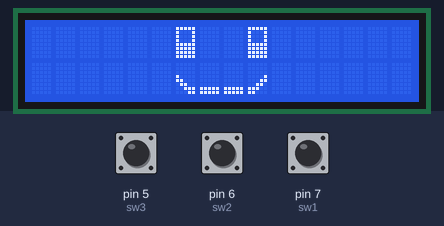
The sketch below on a simulated Arduino Uno, built with avr-gcc and run on an emulated ATmega328P. Parts: 16×2 character LCD. The inputs (shaded band) are chosen by the test bench; at power-on: pin 7 (sw1) LOW, pin 5 (sw3) LOW, pin 6 (sw2) LOW.

Above: at 1.2 s.
1.3 s: pin 7 (sw1) pulled HIGH for 0.15 s
At 1.54 s:
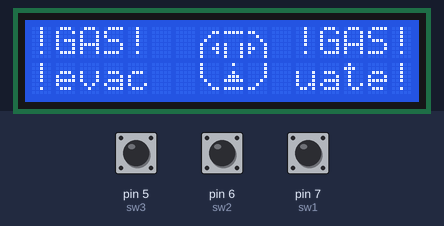
3.5 s: pin 5 (sw3) pulled HIGH for 0.15 s
At 3.64 s:
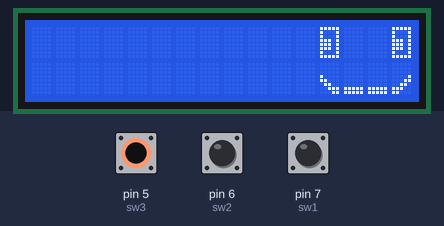
5.1 s: pin 6 (sw2) pulled HIGH for 3.2 s
At 7.0 s:
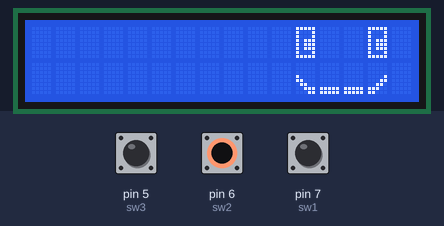
9.8 s: pin 7 (sw1) pulled HIGH for 3.2 s
At 10.43 s:
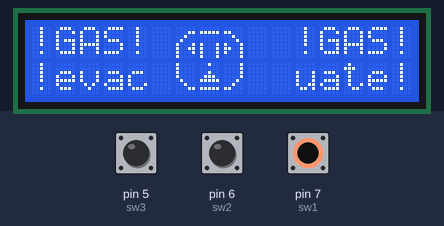
Timing chart, 0 to 12.8 s (numbered marks = the images above; inputs shaded):
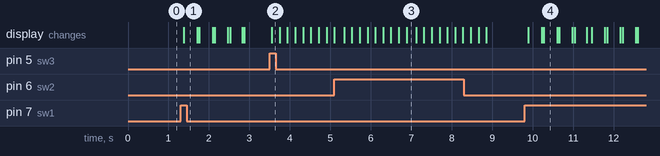

The sketch:

lcdi2ctest.ino
```cpp
#include<Wire.h>
#include<LiquidCrystal_I2C.h>
LiquidCrystal_I2C lcd(0x27, 16, 2);

int sw1 = 7;
int sw2 = 6;
int sw3 = 5;

int x = 150;
byte gas1[8] = {
  0b00000,
  0b00011,
  0b00100,
  0b01000,
  0b10001,
  0b10011,
  0b10001,
  0b10000
};
byte gas2[8] = {
  0b00000,
  0b11111,
  0b00000,
  0b00000,
  0b10001,
  0b10001,
  0b10001,
  0b10001
};
byte gas3[8] = {
  0b00000,
  0b11000,
  0b00100,
  0b00010,
  0b10001,
  0b11001,
  0b10001,
  0b00001
};
byte gas4[8] = {
  0b10000,
  0b10000,
  0b10000,
  0b10000,
  0b01000,
  0b00100,
  0b00011,
  0b00000
};
byte gas5[8] = {
  0b00100,
  0b00000,
  0b00100,
  0b01110,
  0b11111,
  0b00000,
  0b11111,
  0b00000
};
byte gas6[8] = {
  0b00001,
  0b00001,
  0b00001,
  0b00001,
  0b00010,
  0b00100,
  0b11000,
  0b00000
};
byte angry1[8] = {
  0b00000,
  0b00011,
  0b00100,
  0b01000,
  0b10010,
  0b10001,
  0b10000,
  0b10000
};
byte angry2[8] = {
  0b00000,
  0b11111,
  0b00000,
  0b00000,
  0b00000,
  0b00000,
  0b10001,
  0b00000
};
byte angry3[8] = {
  0b00000,
  0b11000,
  0b00100,
  0b00010,
  0b01001,
  0b10001,
  0b00001,
  0b00001
};
byte angry4[8] = {
  0b10000,
  0b10000,
  0b10001,
  0b10010,
  0b01000,
  0b00100,
  0b00011,
  0b00000
};
byte angry5[8] = {
  0b00000,
  0b00000,
  0b11111,
  0b00000,
  0b00000,
  0b00000,
  0b11111,
  0b00000
};
byte angry6[8] = {
  0b00001,
  0b00001,
  0b10001,
  0b01001,
  0b00010,
  0b00100,
  0b11000,
  0b00000
};

byte eye1[8] = {
  0b11111,
  0b10001,
  0b10001,
  0b10001,
  0b11111,
  0b11111,
  0b11111,
  0b11111
};
byte eyeleft[8] = {
  0b11111,
  0b10001,
  0b10001,
  0b11101,
  0b11101,
  0b11101,
  0b10001,
  0b11111
};
byte eyeright[8] = {
  0b11111,
  0b10001,
  0b10001,
  0b10111,
  0b10111,
  0b10111,
  0b10001,
  0b11111
};
byte mouthleft[8] = {
  0b00000,
  0b00000,
  0b00000,
  0b10000,
  0b11000,
  0b01100,
  0b00111,
  0b00011
};
byte mouthright[8] = {
  0b00000,
  0b00000,
  0b00000,
  0b00001,
  0b00011,
  0b00110,
  0b11100,
  0b11000
};
byte mouthmid[8] = {
  0b00000,
  0b00000,
  0b00000,
  0b00000,
  0b00000,
  0b00000,
  0b11111,
  0b11111
};

void setup() {
  lcd.begin();
  lcd.backlight();
  pinMode(sw1,INPUT);
  pinMode(sw2,INPUT);
  pinMode(sw3,INPUT);
}

void movingfaceL(){
  for(int a=16; a>4;a-=4){
  int b = a - 1;
  int c = a - 2;
  int d = a - 3;
  int e = a - 4;
  int f = a - 5;
  int g = a - 6;
  lcd.clear();
  lcd.createChar(1,eyeleft);
  lcd.createChar(2,mouthleft);
  lcd.createChar(3,mouthmid);
  lcd.createChar(4,mouthright);

  lcd.setCursor(b,0); //눈
  lcd.write(1);
  lcd.setCursor(e,0);
  lcd.write(1);

  lcd.setCursor(b,1); //입
  lcd.write(4);
  lcd.setCursor(c,1);
  lcd.write(3);
  lcd.setCursor(d,1);
  lcd.write(3);
  lcd.setCursor(e,1);
  lcd.write(2);
  delay(x);
  lcd.clear();

  lcd.createChar(1,eyeleft);
  lcd.createChar(2,mouthleft);
  lcd.createChar(3,mouthmid);
  lcd.createChar(4,mouthright);

  lcd.setCursor(c,0); //눈
  lcd.write(1);
  lcd.setCursor(f,0);
  lcd.write(1);

  lcd.setCursor(c,1); //입
  lcd.write(4);
  lcd.setCursor(d,1);
  lcd.write(3);
  lcd.setCursor(e,1);
  lcd.write(3);
  lcd.setCursor(f,1);
  lcd.write(2);
  delay(x);
  lcd.clear();

  lcd.createChar(1,eyeleft);
  lcd.createChar(2,mouthleft);
  lcd.createChar(3,mouthmid);
  lcd.createChar(4,mouthright);

  lcd.setCursor(d,0); //눈
  lcd.write(1);
  lcd.setCursor(g,0);
  lcd.write(1);

  lcd.setCursor(d,1); //입
  lcd.write(4);
  lcd.setCursor(e,1);
  lcd.write(3);
  lcd.setCursor(f,1);
  lcd.write(3);
  lcd.setCursor(g,1);
  lcd.write(2);
  delay(x);
  lcd.clear();
  }
}

void movingfaceR(){
  for(int a=0;a<11;a+=4){
  int b = a + 1;
  int c = a + 2;
  int d = a + 3;
  int e = a + 4;
  int f = a + 5;
  int g = a + 6;
  lcd.clear();
 lcd.createChar(1,eyeright);
  lcd.createChar(2,mouthleft);
  lcd.createChar(3,mouthmid);
  lcd.createChar(4,mouthright);

  lcd.setCursor(b,0); //눈
  lcd.write(1);
  lcd.setCursor(e,0);
  lcd.write(1);

  lcd.setCursor(b,1); //입
  lcd.write(2);
  lcd.setCursor(c,1);
  lcd.write(3);
  lcd.setCursor(d,1);
  lcd.write(3);
  lcd.setCursor(e,1);
  lcd.write(4);
  delay(x);
  lcd.clear();
  lcd.createChar(1,eyeright);
  lcd.createChar(2,mouthleft);
  lcd.createChar(3,mouthmid);
  lcd.createChar(4,mouthright);

  lcd.setCursor(c,0); //눈
  lcd.write(1);
  lcd.setCursor(f,0);
  lcd.write(1);

  lcd.setCursor(c,1); //입
  lcd.write(2);
  lcd.setCursor(d,1);
  lcd.write(3);
  lcd.setCursor(e,1);
  lcd.write(3);
  lcd.setCursor(f,1);
  lcd.write(4);
  delay(x);
  lcd.clear();
  lcd.createChar(1,eyeright);
  lcd.createChar(2,mouthleft);
  lcd.createChar(3,mouthmid);
  lcd.createChar(4,mouthright);

  lcd.setCursor(d,0); //눈
  lcd.write(1);
  lcd.setCursor(g,0);
  lcd.write(1);

  lcd.setCursor(d,1); //입
  lcd.write(2);
  lcd.setCursor(e,1);
  lcd.write(3);
  lcd.setCursor(f,1);
  lcd.write(3);
  lcd.setCursor(g,1);
  lcd.write(4);
  delay(x);

  }
}

void smile(){
  lcd.createChar(1,eye1);
  lcd.createChar(2,mouthleft);
  lcd.createChar(3,mouthmid);
  lcd.createChar(4,mouthright);

  lcd.setCursor(6,0); //눈
  lcd.write(1);
  lcd.setCursor(9,0);
  lcd.write(1);

  lcd.setCursor(6,1); //입
  lcd.write(2);
  lcd.setCursor(7,1);
  lcd.write(3);
  lcd.setCursor(8,1);
  lcd.write(3);
  lcd.setCursor(9,1);
  lcd.write(4);
}

void angry(){
  lcd.createChar(1,angry1);
  lcd.createChar(2,angry2);
  lcd.createChar(3,angry3);
  lcd.createChar(4,angry4);
  lcd.createChar(5,angry5);
  lcd.createChar(6,angry6);

  lcd.setCursor(7,0);
  lcd.write(1);
  lcd.setCursor(8,0);
  lcd.write(2);
  lcd.setCursor(9,0);
  lcd.write(3);
  lcd.setCursor(7,1);
  lcd.write(4);
  lcd.setCursor(8,1);
  lcd.write(5);
  lcd.setCursor(9,1);
  lcd.write(6);
}
void gas(){
  lcd.clear();
  lcd.setCursor(0,0);
  lcd.print("!GAS!");
  lcd.setCursor(11,0);
  lcd.print("!GAS!");
  lcd.setCursor(0,1);
  lcd.print("!evac");
  lcd.setCursor(11,1);
  lcd.print("uate!");

  lcd.createChar(1,gas1);
  lcd.createChar(2,gas2);
  lcd.createChar(3,gas3);
  lcd.createChar(4,gas4);
  lcd.createChar(5,gas5);
  lcd.createChar(6,gas6);
  lcd.setCursor(7,0);
  lcd.write(1);
  lcd.setCursor(8,0);
  lcd.write(2);
  lcd.setCursor(9,0);
  lcd.write(3);
  lcd.setCursor(7,1);
  lcd.write(4);
  lcd.setCursor(8,1);
  lcd.write(5);
  lcd.setCursor(9,1);
  lcd.write(6);
  delay(300);
  lcd.clear();

  lcd.setCursor(0,0);
  lcd.print("!GAS!");
  lcd.setCursor(11,0);
  lcd.print("!GAS!");
  lcd.setCursor(0,1);
  lcd.print("!evac");
  lcd.setCursor(11,1);
  lcd.print("uate!");

  lcd.createChar(1,gas1);
  lcd.createChar(2,gas2);
  lcd.createChar(3,gas3);
  lcd.createChar(4,gas4);
  lcd.createChar(5,gas5);
  lcd.createChar(6,gas6);
  lcd.setCursor(6,0);
  lcd.write(1);
  lcd.setCursor(7,0);
  lcd.write(2);
  lcd.setCursor(8,0);
  lcd.write(3);
  lcd.setCursor(6,1);
  lcd.write(4);
  lcd.setCursor(7,1);
  lcd.write(5);
  lcd.setCursor(8,1);
  lcd.write(6);
  delay(300);
  lcd.clear();
}

void loop() {

  smile();


  if(digitalRead(sw1) == HIGH){
    gas();
    gas();

  }
  if(digitalRead(sw2) == HIGH){
    movingfaceR();
   lcd.clear();
  }
  if(digitalRead(sw3) == HIGH){
    movingfaceL();
   lcd.clear();
  }
}
```

Measured:
- after the input at 1.3 s, the display: changes after 0.08 s (image 1)
- after the input at 3.5 s, the display: changes after 0.05 s (image 2)
- after the input at 9.8 s, the display: first changes after 0.10 s (image 4 shows a later state)
